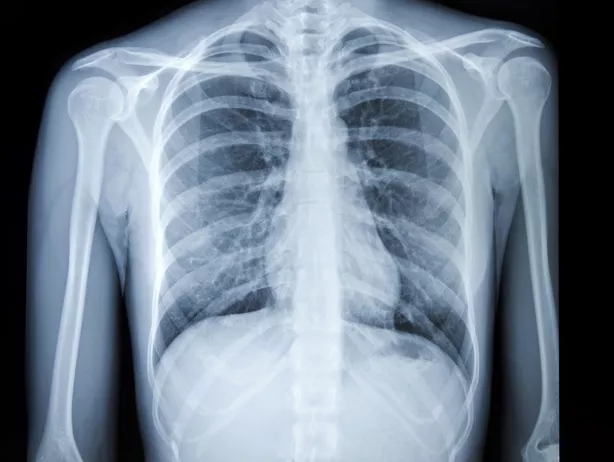
//> input picture files/xray.jpg, 614 x 462 px
$ ./Pseudo_coloring   (built with g++ and OpenCV 4)
//> lines starting //> are read from the running program, lines starting //| are printed output that depends on the picture
#include "opencv.hpp"
#include <iostream>

using namespace std;
using namespace cv;

int main()
{
	Mat gray = imread("xray.jpg", 0);
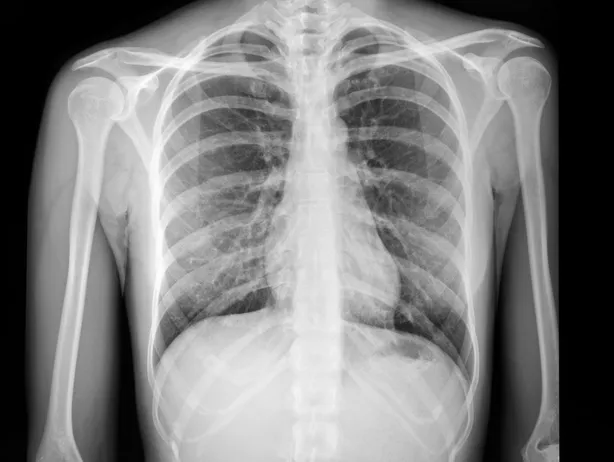
//> gray: 462 rows x 614 cols, CV_8UC1; min 0, max 253, mean 126.5
	Mat color;
	// Applies a colormap on a given image
	applyColorMap(gray, color, COLORMAP_JET);		// input, output, COLORMAT_JET: gray의 강도에 따라 색상 입력
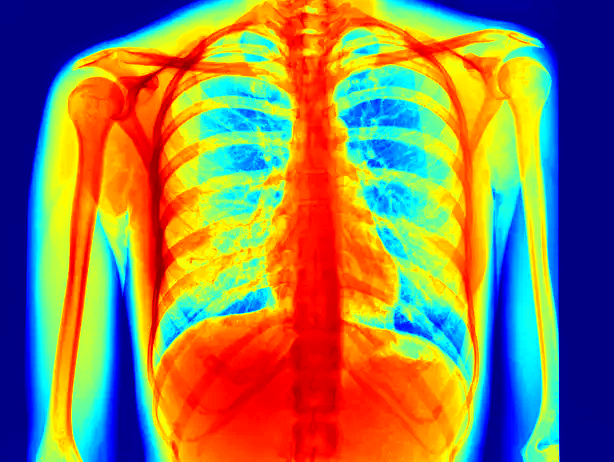
//> color: 462 rows x 614 cols, CV_8UC3; mean B, G, R 87.1, 127.6, 143

	imshow("gray", gray);
	imshow("image", color);

	waitKey(0);

}

$ run again, with files/input.jpg copied over files/xray.jpg
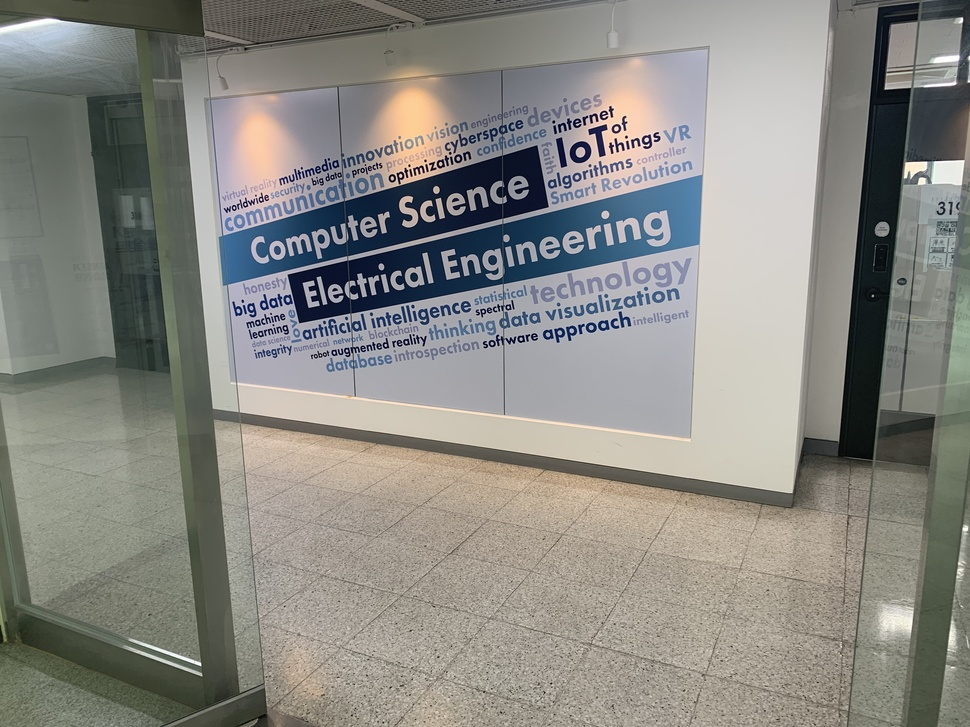
//> input picture files/input.jpg, 970 x 727 px, shrunk from 4032 x 3024 before the run
//> `Mat gray = imread("xray.jpg", 0);`:
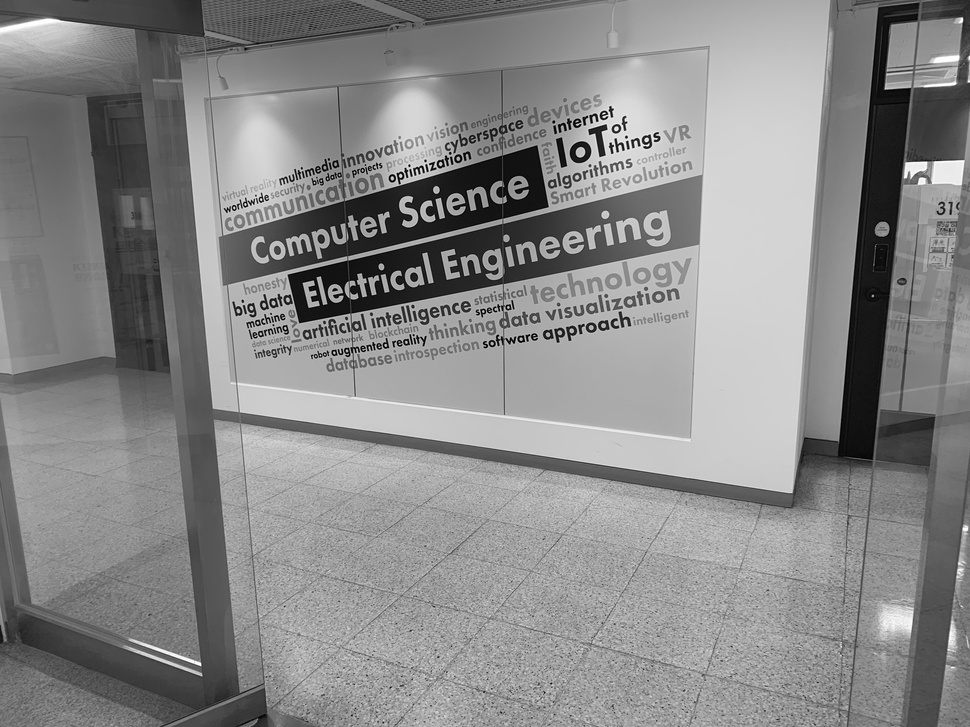
//> gray: 727 rows x 970 cols, CV_8UC1; min 0, max 255, mean 136.5
//> `applyColorMap(gray, color, COLORMAP_JET);`:
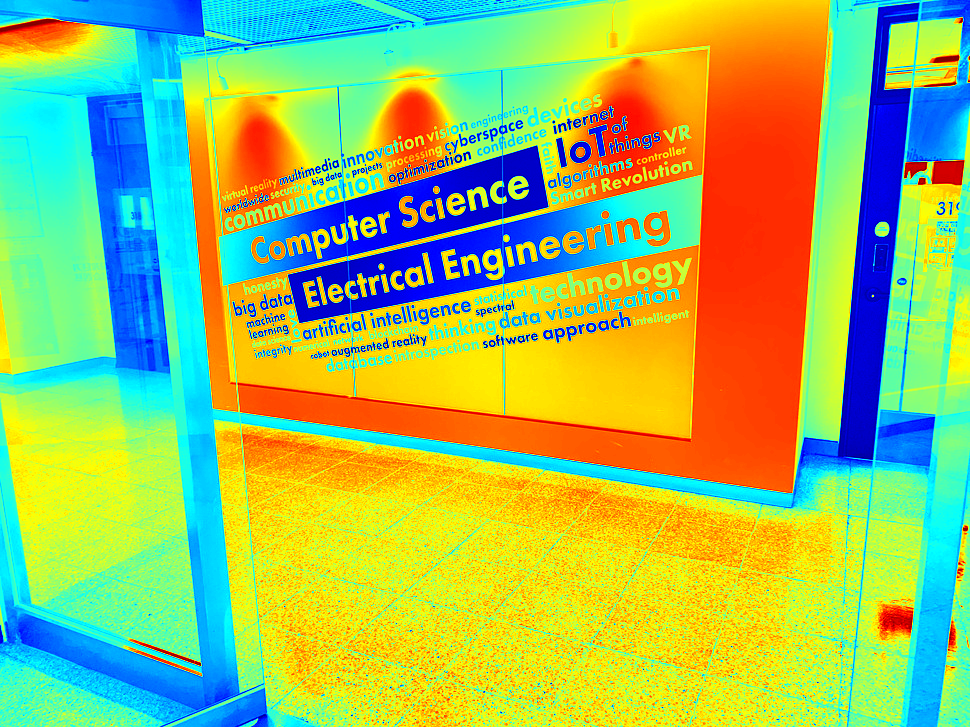
//> color: 727 rows x 970 cols, CV_8UC3; mean B, G, R 98.3, 190.1, 154.9
